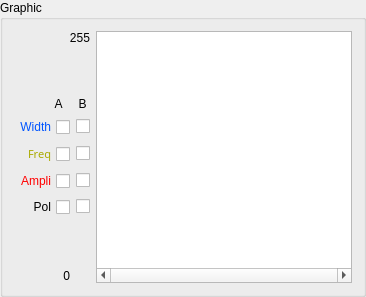
     <widget class="QGroupBox" name="groupBox_Graph">
      <property name="minimumSize">
       <size>
        <width>0</width>
        <height>200</height>
       </size>
      </property>
      <property name="maximumSize">
       <size>
        <width>16777215</width>
        <height>320</height>
       </size>
      </property>
      <property name="title">
       <string>Graphic</string>
      </property>
      <property name="checked">
       <bool>false</bool>
      </property>
      <layout class="QGridLayout" name="gridLayout_Graph">
       <item row="0" column="0" colspan="2">
        <widget class="QLabel" name="label_Graph_Max">
         <property name="text">
          <string>255</string>
         </property>
         <property name="alignment">
          <set>Qt::AlignRight|Qt::AlignTrailing|Qt::AlignVCenter</set>
         </property>
        </widget>
       </item>
       <item row="2" column="0" colspan="2">
        <widget class="QLabel" name="label_Graph_AB">
         <property name="text">
          <string>A     B </string>
         </property>
         <property name="alignment">
          <set>Qt::AlignRight|Qt::AlignTrailing|Qt::AlignVCenter</set>
         </property>
        </widget>
       </item>
       <item row="6" column="1">
        <widget class="QCheckBox" name="checkBox_Graph_B_Pol">
         <property name="text">
          <string/>
         </property>
        </widget>
       </item>
       <item row="5" column="0">
        <widget class="QCheckBox" name="checkBox_Graph_A_Ampli">
         <property name="layoutDirection">
          <enum>Qt::RightToLeft</enum>
         </property>
         <property name="styleSheet">
          <string notr="true">color: rgb(255, 0, 0);
font: 87 8pt &quot;Arial Black&quot;;</string>
         </property>
         <property name="text">
          <string>Ampli</string>
         </property>
        </widget>
       </item>
       <item row="3" column="1">
        <widget class="QCheckBox" name="checkBox_Graph_B_Width">
         <property name="text">
          <string/>
         </property>
        </widget>
       </item>
       <item row="5" column="1">
        <widget class="QCheckBox" name="checkBox_Graph_B_Ampli">
         <property name="text">
          <string/>
         </property>
        </widget>
       </item>
       <item row="1" column="0">
        <spacer name="verticalSpacer_Graph_Top">
         <property name="orientation">
          <enum>Qt::Vertical</enum>
         </property>
         <property name="sizeHint" stdset="0">
          <size>
           <width>20</width>
           <height>40</height>
          </size>
         </property>
        </spacer>
       </item>
       <item row="8" column="0">
        <widget class="QLabel" name="label_Graph_Min">
         <property name="text">
          <string>0</string>
         </property>
         <property name="alignment">
          <set>Qt::AlignRight|Qt::AlignTrailing|Qt::AlignVCenter</set>
         </property>
        </widget>
       </item>
       <item row="4" column="1">
        <widget class="QCheckBox" name="checkBox_Graph_B_Freq">
         <property name="text">
          <string/>
         </property>
        </widget>
       </item>
       <item row="4" column="0">
        <widget class="QCheckBox" name="checkBox_Graph_A_Freq">
         <property name="palette">
          <palette>
           <active>
            <colorrole role="WindowText">
             <brush brushstyle="SolidPattern">
              <color alpha="255">
               <red>170</red>
               <green>170</green>
               <blue>0</blue>
              </color>
             </brush>
            </colorrole>
            <colorrole role="Text">
             <brush brushstyle="SolidPattern">
              <color alpha="255">
               <red>170</red>
               <green>170</green>
               <blue>0</blue>
              </color>
             </brush>
            </colorrole>
            <colorrole role="ButtonText">
             <brush brushstyle="SolidPattern">
              <color alpha="255">
               <red>170</red>
               <green>170</green>
               <blue>0</blue>
              </color>
             </brush>
            </colorrole>
            <colorrole role="PlaceholderText">
             <brush brushstyle="NoBrush">
              <color alpha="128">
               <red>170</red>
               <green>170</green>
               <blue>0</blue>
              </color>
             </brush>
            </colorrole>
           </active>
           <inactive>
            <colorrole role="WindowText">
             <brush brushstyle="SolidPattern">
              <color alpha="255">
               <red>170</red>
               <green>170</green>
               <blue>0</blue>
              </color>
             </brush>
            </colorrole>
            <colorrole role="Text">
             <brush brushstyle="SolidPattern">
              <color alpha="255">
               <red>170</red>
               <green>170</green>
               <blue>0</blue>
              </color>
             </brush>
            </colorrole>
            <colorrole role="ButtonText">
             <brush brushstyle="SolidPattern">
              <color alpha="255">
               <red>170</red>
               <green>170</green>
               <blue>0</blue>
              </color>
             </brush>
            </colorrole>
            <colorrole role="PlaceholderText">
             <brush brushstyle="NoBrush">
              <color alpha="128">
               <red>170</red>
               <green>170</green>
               <blue>0</blue>
              </color>
             </brush>
            </colorrole>
           </inactive>
           <disabled>
            <colorrole role="WindowText">
             <brush brushstyle="SolidPattern">
              <color alpha="255">
               <red>170</red>
               <green>170</green>
               <blue>0</blue>
              </color>
             </brush>
            </colorrole>
            <colorrole role="Text">
             <brush brushstyle="SolidPattern">
              <color alpha="255">
               <red>170</red>
               <green>170</green>
               <blue>0</blue>
              </color>
             </brush>
            </colorrole>
            <colorrole role="ButtonText">
             <brush brushstyle="SolidPattern">
              <color alpha="255">
               <red>170</red>
               <green>170</green>
               <blue>0</blue>
              </color>
             </brush>
            </colorrole>
            <colorrole role="PlaceholderText">
             <brush brushstyle="NoBrush">
              <color alpha="128">
               <red>170</red>
               <green>170</green>
               <blue>0</blue>
              </color>
             </brush>
            </colorrole>
           </disabled>
          </palette>
         </property>
         <property name="font">
          <font>
           <family>Arial Black</family>
           <pointsize>8</pointsize>
           <weight>10</weight>
           <italic>false</italic>
           <bold>false</bold>
          </font>
         </property>
         <property name="layoutDirection">
          <enum>Qt::RightToLeft</enum>
         </property>
         <property name="styleSheet">
          <string notr="true">color: rgb(170, 170, 0);font: 87 8pt &quot;Arial Black&quot;;</string>
         </property>
         <property name="text">
          <string>Freq</string>
         </property>
        </widget>
       </item>
       <item row="3" column="0">
        <widget class="QCheckBox" name="checkBox_Graph_A_Width">
         <property name="layoutDirection">
          <enum>Qt::RightToLeft</enum>
         </property>
         <property name="styleSheet">
          <string notr="true">color: rgb(0, 85, 255);font: 87 8pt &quot;Arial Black&quot;;</string>
         </property>
         <property name="text">
          <string>Width</string>
         </property>
        </widget>
       </item>
       <item row="6" column="0">
        <widget class="QCheckBox" name="checkBox_Graph_A_Pol">
         <property name="layoutDirection">
          <enum>Qt::RightToLeft</enum>
         </property>
         <property name="styleSheet">
          <string notr="true">font: 87 8pt &quot;Arial Black&quot;;</string>
         </property>
         <property name="text">
          <string>Pol</string>
         </property>
        </widget>
       </item>
       <item row="7" column="0">
        <spacer name="verticalSpacer_Graph_Bottom">
         <property name="orientation">
          <enum>Qt::Vertical</enum>
         </property>
         <property name="sizeHint" stdset="0">
          <size>
           <width>20</width>
           <height>40</height>
          </size>
         </property>
        </spacer>
       </item>
       <item row="0" column="5" rowspan="9">
        <widget class="QGraphicsView" name="graphicsView">
         <property name="enabled">
          <bool>true</bool>
         </property>
         <property name="sizePolicy">
          <sizepolicy hsizetype="Expanding" vsizetype="Expanding">
           <horstretch>0</horstretch>
           <verstretch>0</verstretch>
          </sizepolicy>
         </property>
         <property name="minimumSize">
          <size>
           <width>0</width>
           <height>128</height>
          </size>
         </property>
         <property name="maximumSize">
          <size>
           <width>16777215</width>
           <height>300</height>
          </size>
         </property>
         <property name="horizontalScrollBarPolicy">
          <enum>Qt::ScrollBarAlwaysOn</enum>
         </property>
        </widget>
       </item>
      </layout>
     </widget>
